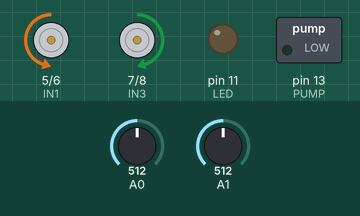
Bench run of a sketch on a simulated Arduino Uno, built with avr-gcc and run on an emulated ATmega328P. On the bench: motor-driver pin pairs drawn as motors (green arrow = first pin HIGH = forward, orange = second pin HIGH = backward, longer = more drive, scaled by the enable pin), switched loads named in the sketch (green lamp = pin HIGH), output pins drawn as LEDs (lit = HIGH). Inputs (shaded band) come from the test bench; at power-on: A1 = 512, A0 = 512.

Above: at 3.2 s.
3.3 s: A1 set to 484
At 3.8 s:
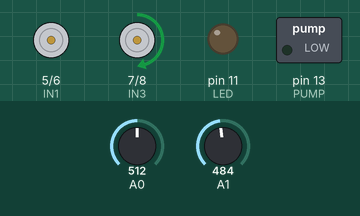
4.8 s: A0 set to 88
6.3 s: A0 set to 71
At 7.3 s:
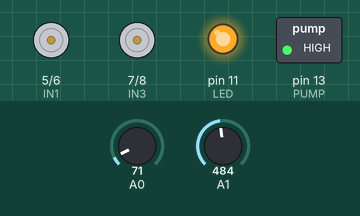
7.8 s: A0 set to 90
At 8.8 s:
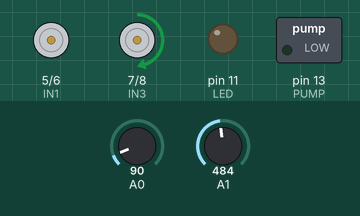
9.8 s: A1 set to 354
11.3 s: A1 set to 333
At 12.3 s:
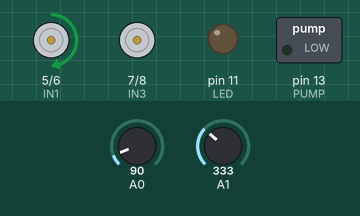
Timing chart, 0 to 13.8 s (numbered marks = the images above; inputs shaded):
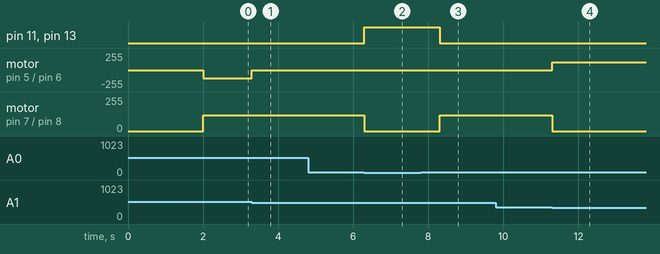

The sketch:

FollowerLineRobot.ino
```cpp
                                                  /*** Follower Line Robot ***/
#define WhiteBlackBorder 343
#define PUMP 13 // connect DO pin of sensor to this pin
#define LED 11 // connect led + buzzer to pin 11

int EN_A = 3;      //Enable (PWM) pin for first motor
int IN1 = 5;        //control pin for first motor(Left motor)
int IN2 = 6;        //control pin for first motor (Left motor)
int IN3 = 7;        //control pin for second motor (Right motor)
int IN4 = 8;        //control pin for second motor (Right motor)
int EN_B = 9;      //Enable (PWM) pin for second motor


void setup() {
  // Define All the setupes
  pinMode(PUMP, OUTPUT);
  pinMode(LED, OUTPUT);
  pinMode(EN_A, OUTPUT);
  pinMode(EN_B, OUTPUT);
  pinMode(IN1, OUTPUT);
  pinMode(IN2, OUTPUT);
  pinMode(IN3, OUTPUT);
  pinMode(IN4, OUTPUT);
  Serial.begin(9600);

  // -------------------------------------------------------------------

  // Disable both motors
  digitalWrite(IN1, LOW);
  digitalWrite(IN2, LOW);
  digitalWrite(IN3, LOW);
  digitalWrite(IN4, LOW);

  delay(2000);

  // Set the speed of both motors to 200 (But motors are disables at the moment !)
  analogWrite(EN_A, 120);
  analogWrite(EN_B, 120);

}


void loop() {
       // enter the loop when there no fire
       if(analogRead(A0)>80)// turn left
    {
    //Serial.println(analogRead(A0));
    digitalWrite(PUMP,LOW); // set the PUMP ON
    digitalWrite(LED,LOW);  // set the LED+BUZZER ON
    if(analogRead(A1)>WhiteBlackBorder&&analogRead(A1)<WhiteBlackBorder+150) // turn left
    {
      // Set motor A (Left) Disable
      digitalWrite(IN1, LOW);
      digitalWrite(IN2, LOW);
      // Set motor B (Right) forward
      digitalWrite(IN3, HIGH);
      digitalWrite(IN4, LOW);
    }
     if(analogRead(A1)<WhiteBlackBorder&&analogRead(A1)>280) // turn right
    {
      digitalWrite(IN1, HIGH);  // Set motor A (Left) forward
      digitalWrite(IN2, LOW);
      digitalWrite(IN3, LOW); // Set motor B (Right) Disable
      digitalWrite(IN4, LOW);
    }
    if(analogRead(A1)>WhiteBlackBorder+150)// turn left on spot
    {
      // Set motor A (Left) reverse
      digitalWrite(IN1, LOW);
      digitalWrite(IN2, HIGH);
      // Set motor B (Right) forward
      digitalWrite(IN3, HIGH);
      digitalWrite(IN4, LOW);
    }
    if(analogRead(A1)<280)// turn right on spot
    {
      // Set motor A (Left) forward
      digitalWrite(IN1, HIGH);
      digitalWrite(IN2, LOW);
      // Set motor B (Right) Disable
      digitalWrite(IN3, LOW);
      digitalWrite(IN4, HIGH);
    }
  }
  // enter the loop if there are a fire and stop the robot from moving
  else{
      digitalWrite(PUMP,HIGH);  // set the PUMP ON
      digitalWrite(LED,HIGH); // set the LED+BUZZER ON

      // Set motor A (Left) forward
      digitalWrite(IN2, LOW);
      digitalWrite(IN1, LOW);
      // Set motor B (Right) Disable
      digitalWrite(IN3, LOW);
      digitalWrite(IN4, LOW);
      delay(2000);
  }
}
```

Measured:
- the behaviour switches between 493 and 492 on A1 (found by bisection; images 0 and 1)
- the behaviour switches between 81 and 80 on A0 (found by bisection; images 1 and 2)
- the behaviour switches between 343 and 342 on A1 (found by bisection; images 3 and 4)
- after the input at 3.3 s, motor on pin 5 (IN1) / pin 6 (IN2): backward 120/255 → stopped at once
- after the input at 4.8 s, every drawn part: stays the same
- after the input at 6.3 s, pin 11 (LED), pin 13 (PUMP): LOW → HIGH at once; motor on pin 7 (IN3) / pin 8 (IN4): forward 120/255 → stopped at once
- after the input at 7.8 s, pin 11 (LED), pin 13 (PUMP): HIGH → LOW after 0.50 s; motor on pin 7 (IN3) / pin 8 (IN4): stopped → forward 120/255 after 0.50 s
- after the input at 9.8 s, every drawn part: stays the same
- after the input at 11.3 s, motor on pin 5 (IN1) / pin 6 (IN2): stopped → forward 120/255 at once; motor on pin 7 (IN3) / pin 8 (IN4): forward 120/255 → stopped at once
